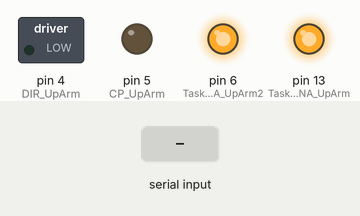
This sketch was run on a simulated Arduino Uno, built with avr-gcc and run on an emulated ATmega328P. Shown: switched loads named in the sketch (green lamp = pin HIGH), output pins drawn as LEDs (lit = HIGH). The inputs (shaded band) are chosen by the test bench.

Above: at 1.2 s.
1.3 s: "b90\n" received over Serial
At 2.2 s:
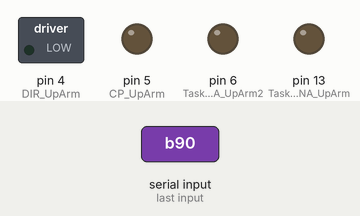
Timing chart, 0 to 4.3 s (numbered marks = the images above; inputs shaded):
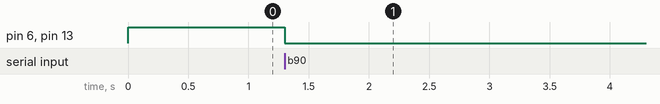

Measured:
- after the input at 1.3 s, pin 6 (Task_ENA_UpArm2), pin 13 (Task_ENA_UpArm): HIGH → LOW at once

The sketch:

UpArm_StepperAcceleration_AutoCalib_Enable_Serial.ino
```cpp
/********************SERIAL BUFFER**********************************/
/******************************************************************/
//a buffer to save digits
const int MaxChars=8;   // an int string contains up to 8 digits and is terminated
char strValue[MaxChars]; // must be big enough for digits and terminating null
int strValueIndex=0 ; // the index into the array storing the received digits
long lon_ReceivedMotorData=0;
long signedReceivedVale=1;

/*******************Timmer setup*************************************/
/********************************************************************/
//Acceleration control
volatile unsigned int AccelerationVal=50;
unsigned long decelerateStepPoint=4000;


#define bbs(x)  (1<<x)
 // Microstep=16; 1.8deg per step, one revolution = 3200steps
 // one revolution = 8mm. 3200 steps=8mm.
 // one timer tick = 1/2 period => 800 ticks per mm

// Prescaler = 64
//16Mhz/64=0.25Mhz 1/0.25=4us 4*10=40us =>
const uint8_t myTOP = 20;//max speed=15,
void setMyTimer2( ){
  cli();  // 禁止中斷
  TCCR2A = bbs(WGM21);  // CTC mode 2; Clear Timer on Compare, see p.158-162
  TCCR2B = bbs(CS22);  // Prescaler == 64; see p.162 in datasheet
  ///// 注意 WGM22 在 TCCR2B, 但 WGM21 與 WGM20 在 TCCR2A;
  ///// mode 由 WGM22, WGM21, WGM20 決定 (see datasheet p.158-162)
  OCR2A = myTOP;  // TOP count for CTC, 與 prescaler 有關
  TCNT2=0;  // counter 歸零
  TIMSK2 |= bbs(OCIE2A);  // enable CTC for TIMER2_COMPA_vect
  sei();  // 允許中斷
}


/************UPPER ARM STEPPER SETUP****************/
/***************************************************/

// To indicate if stepper is working.
// If yes, True ; otherwise, False

volatile  unsigned long StepCounter_UPARM=0;
volatile bool DirectionFlag_UPARM=0;
volatile  unsigned long uparmStepper_TotalSteps=0;
volatile bool uparmStepper_WorkingFlag=false;
volatile  static bool sentFlag_Uparm=false; //checking sent signal


const int CP_UpArm  =  5;
const int DIR_UpArm =  4;
const int Task_ENA_UpArm =  13;
const int Task_ENA_UpArm2 =  6;
const int AutoCaliButtonPin = 3;     // the number of the pushbutton pin

// setting UpArm stepper driver
void setup_UpArmStepper(){
  pinMode(Task_ENA_UpArm, OUTPUT);
  pinMode(Task_ENA_UpArm2, OUTPUT);
  pinMode(DIR_UpArm, OUTPUT);
  pinMode(CP_UpArm,OUTPUT);
  pinMode(AutoCaliButtonPin, INPUT);

  digitalWrite(Task_ENA_UpArm, HIGH);
 digitalWrite(Task_ENA_UpArm2, HIGH);
  }


void UpperArmGivenSteps( unsigned long steps,bool Step_direction){

  digitalWrite(Task_ENA_UpArm, LOW); //Enable sign
  digitalWrite(Task_ENA_UpArm2, LOW); //Enable sign
  uparmStepper_WorkingFlag=true;
  DirectionFlag_UPARM=Step_direction;
  uparmStepper_TotalSteps=steps+uparmStepper_TotalSteps;
  }

  void AutoCalibration(){
    //Telling main controller finished to caliration

    // if finished to
    if(digitalRead(AutoCaliButtonPin)==HIGH)
  {


    sentFlag_Uparm=true;
   //Reset parameters
    StepCounter_UPARM=0;
    uparmStepper_TotalSteps=0;
    uparmStepper_WorkingFlag=false;
  }


  }

  void UpperArmStepper_ISR(){
  static boolean outputPulse=HIGH;
  digitalWrite(DIR_UpArm, DirectionFlag_UPARM);  //Determin direction

  //AutoCalibration();

  //determing the task is finished,yes,reset variables
  if((StepCounter_UPARM==uparmStepper_TotalSteps)||(uparmStepper_WorkingFlag==false)){
   if((StepCounter_UPARM==uparmStepper_TotalSteps)&&(uparmStepper_TotalSteps!=0)){
   sentFlag_Uparm=true;
   }

    //Reset parameters
    StepCounter_UPARM=0;
    uparmStepper_TotalSteps=0;
    uparmStepper_WorkingFlag=false;

    return; // task finished
    }

  // if not finished task, flip output
  uparmStepper_WorkingFlag=true; // to indicate the stepper is still working
  StepCounter_UPARM++;
  digitalWrite(CP_UpArm,outputPulse);
  outputPulse=!outputPulse;
  }

///// Interrupt Service Routine for TIMER2
ISR(TIMER2_COMPA_vect)
{
  Acceleration_UpperArmStepper_ISR();
}

//Converting string to long
long convStrToLong(){
      long   output_val;
  //converting to long
      unsigned int maxIndex=strValueIndex-1;
      for(int i=0;i<=maxIndex;i++){

        lon_ReceivedMotorData=pow(10,maxIndex-i )*double(strValue[i]-'0')+lon_ReceivedMotorData;
      }
      lon_ReceivedMotorData=signedReceivedVale*lon_ReceivedMotorData;
      output_val=lon_ReceivedMotorData;

      ClearSerialBuffer();

  return output_val;
}


/***********serial communication*******************/
/**************************************************/
void SerialCommunication(){
  if( Serial.available())
    {
      char ch = Serial.read();
      if(strValueIndex <=
          MaxChars && ch >= '0' && ch <= '9'){


          // add the ASCII character to the string;
          strValue[strValueIndex++] = ch;
       }
       else if(ch=='-'||ch=='+'){
            if(ch=='-'){
            signedReceivedVale=-1;
            }
            else{
            signedReceivedVale=1;
            }
      }
      else if(ch == 'b' ) {
        ControlSteppersBySerial();
      }
      else {
        //clear buffer,reset
        ClearSerialBuffer();

      }


   }
}

void ClearSerialBuffer(){
  signedReceivedVale=1;
      lon_ReceivedMotorData=0;
      strValueIndex=0;
      for (int i=0;i<MaxChars;i++){
        strValue[i]=' ';
        }
}

///////////////////////////Accelerating Control
/////////////////////////////////////////////////////////////////////////////////////


void Acceleration_Alg(unsigned long TargetSteps,unsigned long CurrentSteps, long CurrentTargetStepDiff){
      //Check if need to reset speed
      OCR2A = myTOP;

      if((CurrentSteps<=decelerateStepPoint)&&(CurrentSteps<=TargetSteps/2)){
        OCR2A =  myTOP+(decelerateStepPoint-CurrentSteps)/AccelerationVal;
      }

      if((CurrentTargetStepDiff<=decelerateStepPoint)&&(CurrentSteps>TargetSteps/2)){
       OCR2A = myTOP+((decelerateStepPoint-(TargetSteps-CurrentSteps))/AccelerationVal);
     }
}


void Acceleration_UpperArmStepper_ISR(){
  unsigned long CurrentTargetStepsDiffer=uparmStepper_TotalSteps-StepCounter_UPARM;
  Acceleration_Alg(uparmStepper_TotalSteps,StepCounter_UPARM,CurrentTargetStepsDiffer);
  UpperArmStepper_ISR();
}

void setup()
{
  Serial.begin(9600);
  setMyTimer2( );

  //Setup UpperArmStepper
  setup_UpArmStepper();
}


void loop()
{
    /*
  if(digitalRead(AutoCaliButtonPin)==LOW)
  {
  Serial.print("low");
  }
  else{
    Serial.println("high");
  }

  delay(100);
  */
  SerialCommunication();
  StepperWorkingCheck();

}


/*************for stepper****************/

//if finished working,send serial a flag
void StepperWorkingCheck(){

   if(sentFlag_Uparm==true){
     sentFlag_Uparm=false;
     digitalWrite(Task_ENA_UpArm, HIGH);
     digitalWrite(Task_ENA_UpArm2, HIGH);
   }

  }


// serial control steppers
void ControlSteppersBySerial(){
      bool s_direction=0;
      // use atoi to convert the string to an int

      long numSteps = convStrToLong();

      if(numSteps>0){
        s_direction=1;
      }else{
        s_direction=0;
      }
      numSteps=abs(numSteps);
      UpperArmGivenSteps(numSteps,s_direction);

}
```
